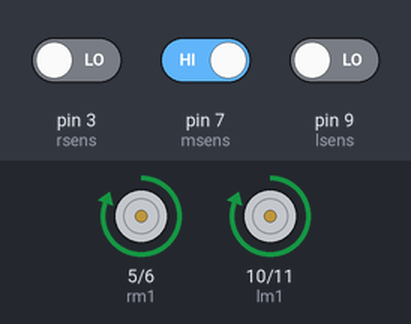
A sketch run on a simulated Arduino Uno, built with avr-gcc and run on an emulated ATmega328P. On the bench: motor-driver pin pairs drawn as motors (green arrow = first pin HIGH = forward, orange = second pin HIGH = backward, longer = more drive). Inputs (shaded band) come from the test bench; at power-on: pin 3 (rsens) LOW, pin 9 (lsens) LOW, pin 7 (msens) HIGH. What the sketch prints to the serial monitor is not drawn.

Above: at 1.2 s.
1.3 s: pin 3 (rsens) driven HIGH
At 2.5 s:
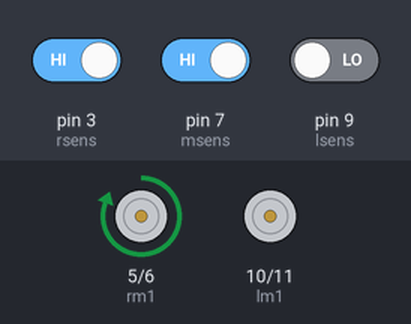
2.8 s: pin 9 (lsens) driven HIGH
At 3.6 s:
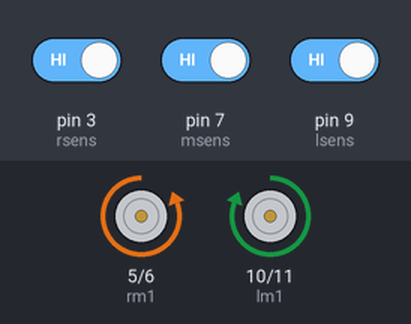
4.3 s: pin 3 (rsens) driven LOW
At 4.7 s:
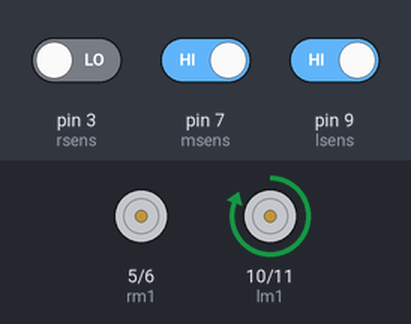
5.8 s: pin 9 (lsens) driven LOW
At 6.9 s:
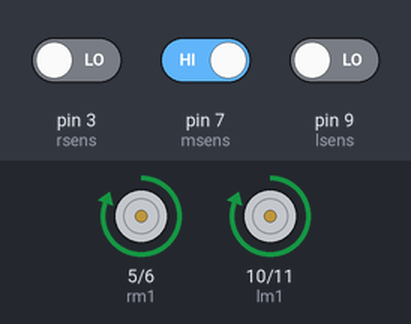
7.3 s: pin 7 (msens) driven LOW
At 8.3 s:
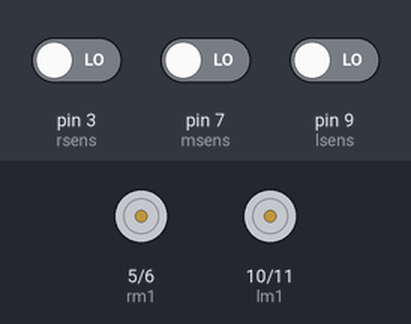
8.8 s: pin 7 (msens) driven HIGH
At 9.4 s:
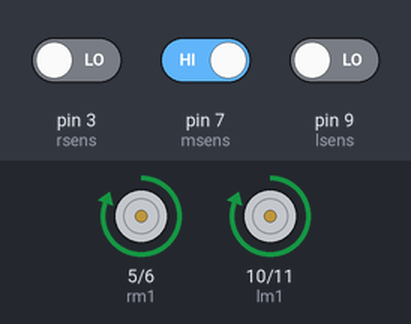
Timing chart, 0 to 11.3 s (numbered marks = the images above; inputs shaded):
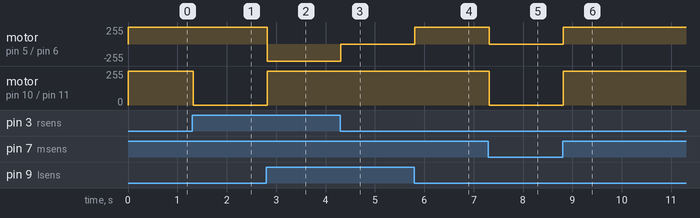

Measured:
- after the input at 1.3 s, motor on pin 10 (lm1) / pin 11 (lm2): forward 255/255 → stopped at once
- after the input at 2.8 s, motor on pin 5 (rm1) / pin 6 (rm2): forward 255/255 → backward 255/255 at once; motor on pin 10 (lm1) / pin 11 (lm2): stopped → forward 255/255 at once
- after the input at 4.3 s, motor on pin 5 (rm1) / pin 6 (rm2): backward 255/255 → stopped at once
- after the input at 5.8 s, motor on pin 5 (rm1) / pin 6 (rm2): stopped → forward 255/255 at once
- after the input at 7.3 s, motor on pin 5 (rm1) / pin 6 (rm2), motor on pin 10 (lm1) / pin 11 (lm2): forward 255/255 → stopped at once
- after the input at 8.8 s, motor on pin 5 (rm1) / pin 6 (rm2), motor on pin 10 (lm1) / pin 11 (lm2): stopped → forward 255/255 at once

The sketch:

maze__1_.ino
```cpp
int lsens=9;
int rsens=3;
int msens=7;
int lm1=10;
int lm2=11;
int rm1=5;
int rm2=6;

void setup() {
  // put your setup code here, to run once:
pinMode(lm1,OUTPUT);
pinMode(lm2,OUTPUT);
pinMode(rm1,OUTPUT);
pinMode(rm2,OUTPUT);
pinMode(lsens,INPUT);
pinMode(rsens,INPUT);
pinMode(msens,INPUT);
Serial.begin(9600);

}

void loop() {
  int ls = digitalRead(lsens);
  int rs = digitalRead(rsens);
  int ms = digitalRead(msens);

  Serial.println(ls);
  Serial.println(rs);
  Serial.println(ms);

  if(ls==HIGH& ms==LOW& rs==HIGH)
  { digitalWrite(lm1,HIGH);
    digitalWrite(lm2,LOW);
    digitalWrite(rm1,HIGH);
    digitalWrite(rm2,LOW);
  }
  if(ls==LOW& ms== LOW& rs== LOW )
  {
    digitalWrite(lm1,LOW);
    digitalWrite(lm2,LOW);
    digitalWrite(rm1,LOW);
    digitalWrite(rm2,LOW);
     }
  if(ls==LOW& ms==LOW& rs==HIGH)
  { digitalWrite(lm1,LOW);
    digitalWrite(lm2,LOW);
    digitalWrite(rm1,HIGH);
    digitalWrite(rm2,LOW);
  }if(ls==LOW& ms==HIGH& rs==LOW)
  { digitalWrite(lm1,HIGH);
    digitalWrite(lm2,LOW);
    digitalWrite(rm1,HIGH);
    digitalWrite(rm2,LOW);
  }if(ls==LOW& ms==HIGH& rs==HIGH)
  { digitalWrite(lm1,LOW);
    digitalWrite(lm2,LOW);
    digitalWrite(rm1,HIGH);
    digitalWrite(rm2,LOW);
  }if(ls==HIGH& ms==LOW& rs==LOW)
  { digitalWrite(lm1,HIGH);
    digitalWrite(lm2,LOW);
    digitalWrite(rm1,LOW);
    digitalWrite(rm2,LOW);
  }if(ls==HIGH& ms==HIGH& rs==LOW)
  { digitalWrite(lm1,HIGH);
    digitalWrite(lm2,LOW);
    digitalWrite(rm1,LOW);
    digitalWrite(rm2,LOW);
  }if(ls==HIGH& ms==HIGH& rs==HIGH)
  { digitalWrite(lm1,HIGH);
    digitalWrite(lm2,LOW);
    digitalWrite(rm1,LOW);
    digitalWrite(rm2,HIGH);
  }

}
```
